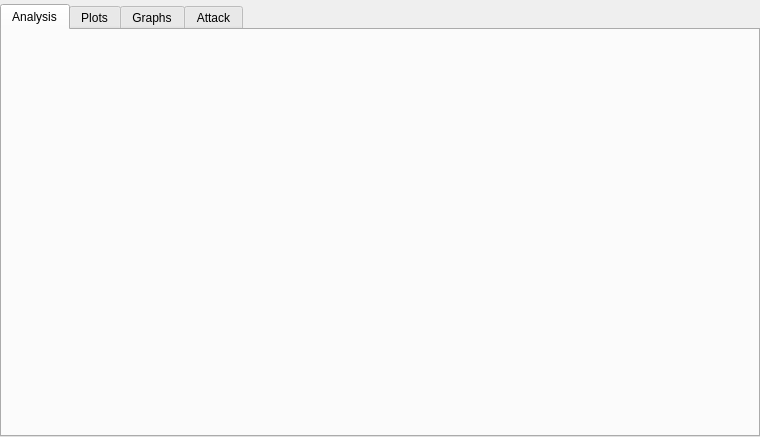
<?xml version="1.0" encoding="UTF-8"?>
<ui version="4.0">
 <class>GeneralAnalysis</class>
 <widget class="QWidget" name="GeneralAnalysis">
  <property name="geometry">
   <rect>
    <x>0</x>
    <y>0</y>
    <width>760</width>
    <height>437</height>
   </rect>
  </property>
  <property name="windowTitle">
   <string>Form</string>
  </property>
  <layout class="QVBoxLayout" name="verticalLayout">
   <property name="spacing">
    <number>0</number>
   </property>
   <property name="leftMargin">
    <number>0</number>
   </property>
   <property name="topMargin">
    <number>4</number>
   </property>
   <property name="rightMargin">
    <number>0</number>
   </property>
   <property name="bottomMargin">
    <number>0</number>
   </property>
   <item>
    <widget class="QTabWidget" name="tabWidget">
     <property name="currentIndex">
      <number>0</number>
     </property>
     <widget class="QWidget" name="tabAnalysis">
      <attribute name="title">
       <string>Analysis</string>
      </attribute>
     </widget>
     <widget class="QWidget" name="tabPlots">
      <attribute name="title">
       <string>Plots</string>
      </attribute>
     </widget>
     <widget class="QWidget" name="tabGraphs">
      <attribute name="title">
       <string>Graphs</string>
      </attribute>
     </widget>
     <widget class="QWidget" name="tabAttack">
      <attribute name="title">
       <string>Attack</string>
      </attribute>
     </widget>
    </widget>
   </item>
  </layout>
 </widget>
 <resources/>
 <connections/>
</ui>
